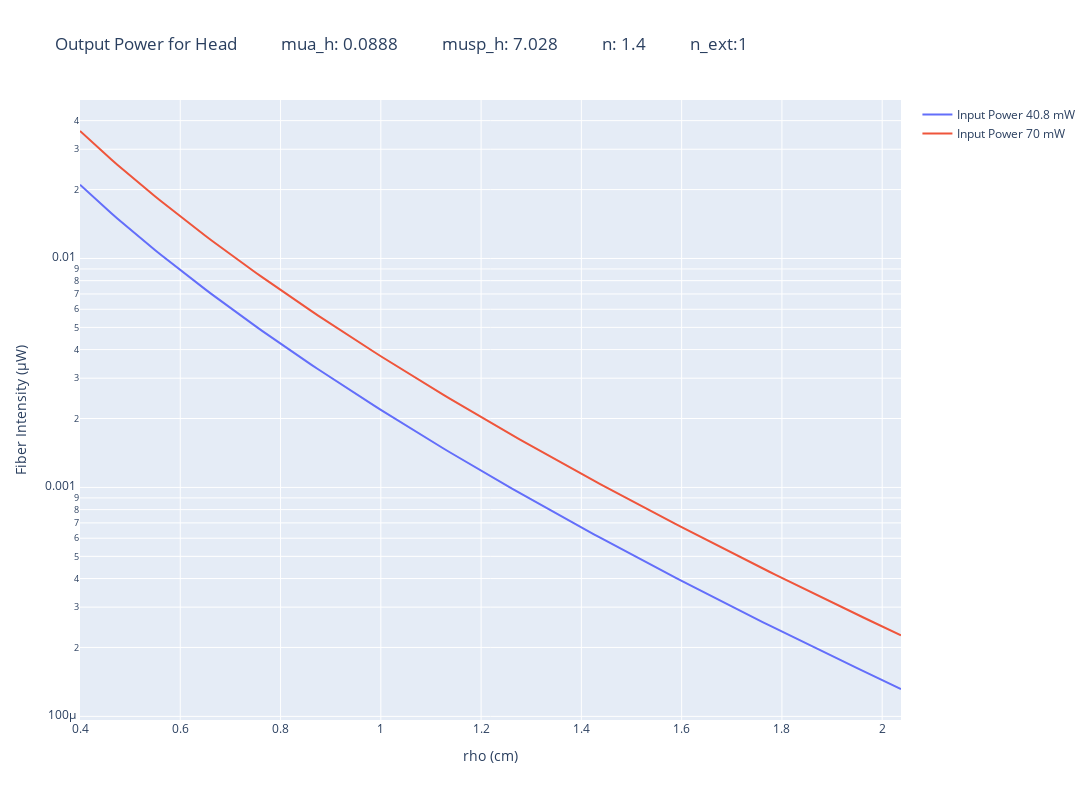

Notebook code for this chart:
### Code cell
final_power_h = go.Figure()
#power in microwats

final_power_a1_LCA_theoretical = (result_h/(2*np.pi)) * f_input_power1*ster2*area2*1000
final_power_a2_LCA_theoretical = (result_h/(2*np.pi)) * f_input_power2*ster2*area2*1000

final_power_h.add_trace(go.Scatter(x=rho,y=final_power_a1_LCA_theoretical,name ='Input Power '+str(f_input_power1)+' mW'))
final_power_h.add_trace(go.Scatter(x=rho,y=final_power_a2_LCA_theoretical,name ='Input Power '+str(f_input_power2)+' mW'))

final_power_h.update_layout(autosize=False,width=1500,height=800,title = "Output Power for Head           mua_h: "+str(mua_h)+"           musp_h: "+str(musp_h)+"           n: "+str(n)+"           n_ext:"+str(n_ext) , 
                            yaxis_title= 'Fiber Intensity (μW)', xaxis_title = 'rho (cm)')
final_power_h.update_yaxes(type="log")# (range=[-5,-2])

### Figure 1 — Plotly figure (JSON) as saved in the notebook; plotly's stock layout.template omitted (floating-point values rounded to 4 significant figures; data arrays with more than 128 entries replaced by an {"elided": "..."} marker saying what was removed)
{"data": [{"name": "Input Power 40.8 mW", "type": "scatter", "x": {"elided": "132 float values"}, "y": {"elided": "156 float values"}}, {"name": "Input Power 70 mW", "type": "scatter", "x": {"elided": "132 float values"}, "y": {"elided": "156 float values"}}], "layout": {"autosize": false, "height": 800, "title": {"text": "Output Power for Head           mua_h: 0.0888           musp_h: 7.028           n: 1.4           n_ext:1"}, "width": 1500, "xaxis": {"autorange": true, "range": [0.4, 2.038], "title": {"text": "rho (cm)"}, "type": "linear"}, "yaxis": {"autorange": true, "range": [-4.016, -1.308], "title": {"text": "Fiber Intensity (μW)"}, "type": "log"}}}
